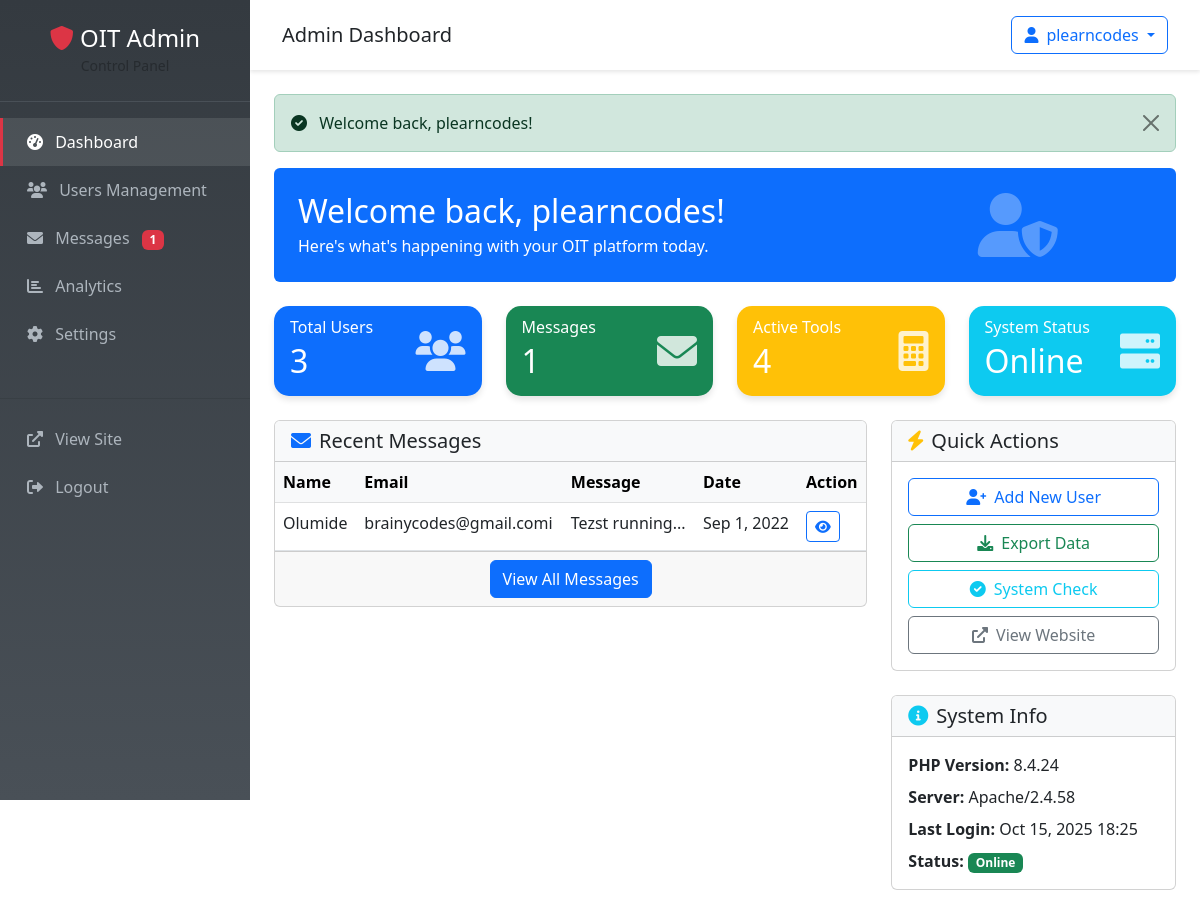
Screenshot of /admin/dashboard.php (signed in) with the database file from the repository.
### tables this page shows
CREATE TABLE `contact_us` (
  `id` int(11) NOT NULL,
  `unique_id` varchar(50) NOT NULL,
  `name` varchar(50) NOT NULL,
  `email` varchar(50) NOT NULL,
  `message` text NOT NULL,
  `date_sent` timestamp NOT NULL DEFAULT current_timestamp() ON UPDATE current_timestamp()
);

### config/database.php (called while the page is built, shortened)
<?php
function getDBConnection() {
    $connection = mysqli_connect(DB_HOST, DB_USERNAME, DB_PASSWORD, DB_NAME);
    mysqli_set_charset($connection, "utf8mb4");
    return $connection;
}
function executeQuery($query, $types = '', $params = []) {
    $connection = getDBConnection();
    $stmt = mysqli_prepare($connection, $query);
    if (!empty($types) && !empty($params)) {
        mysqli_stmt_bind_param($stmt, $types, ...$params);
    }
    $result = mysqli_stmt_execute($stmt);
    $result = mysqli_stmt_get_result($stmt);
    return $result;
}
?>

### admin/dashboard.php (the view, shortened to what this page needs)
<?php
require_once '../config/database.php';
$adminId = $_SESSION['admin_id'];
$result = executeQuery("SELECT * FROM admin WHERE user_id = ?", "s", [$adminId]);
$adminInfo = mysqli_fetch_assoc($result);
$userCount = executeQuery("SELECT COUNT(*) as count FROM users", "", []);
$userCount = $userCount ? mysqli_fetch_assoc($userCount)['count'] : 0;
$contactCount = executeQuery("SELECT COUNT(*) as count FROM contact_us", "", []);
$contactCount = $contactCount ? mysqli_fetch_assoc($contactCount)['count'] : 0;
$recentContacts = executeQuery("SELECT * FROM contact_us ORDER BY date_sent DESC LIMIT 5", "", []);
$alertMessage = '';
$alertType = '';
if (isset($_SESSION['admin_success'])) {
    $alertMessage = $_SESSION['admin_success'];
    $alertType = 'success';
}
?>
<!DOCTYPE html>
<html lang="en">
<head>
    <link href="https://cdn.jsdelivr.net/npm/bootstrap@5.3.0/dist/css/bootstrap.min.css" rel="stylesheet">
    <link href="https://cdnjs.cloudflare.com/ajax/libs/font-awesome/6.0.0/css/all.min.css" rel="stylesheet">
    <link rel="stylesheet" href="plugins/sweetalert2/sweetalert2.min.css">
    <link rel="stylesheet" href="plugins/sweetalert2-theme-bootstrap-4/bootstrap-4.min.css">
    <link rel="stylesheet" href="plugins/toastr/toastr.min.css">
    <link rel="stylesheet" href="../css/style.css">
</head>
<body>
    <nav class="admin-sidebar" id="sidebar">
        <div class="sidebar-brand text-center">
            <h4 class="text-white mb-0">
                <i class="fas fa-shield-alt text-danger"></i> OIT Admin
            </h4>
            <small class="text-muted">Control Panel</small>
        </div>
        <ul class="nav flex-column pt-3">
            <li class="nav-item">
                <a class="nav-link active" href="dashboard.php">
                    <i class="fas fa-tachometer-alt me-2"></i> Dashboard
                </a>
            </li>
            <li class="nav-item">
                <a class="nav-link" href="users.php">
                    <i class="fas fa-users me-2"></i> Users Management
                </a>
            </li>
            <li class="nav-item">
                <a class="nav-link" href="messages.php">
                    <i class="fas fa-envelope me-2"></i> Messages
                    <?php if ($contactCount > 0): ?>
                        <span class="badge bg-danger ms-2"><?= $contactCount ?></span>
                    <?php endif; ?>
                </a>
            </li>
            <li class="nav-item">
                <a class="nav-link" href="analytics.php">
                    <i class="fas fa-chart-bar me-2"></i> Analytics
                </a>
            </li>
            <li class="nav-item">
                <a class="nav-link" href="settings.php">
                    <i class="fas fa-cog me-2"></i> Settings
                </a>
            </li>
            <li class="nav-item mt-4">
                <hr class="text-muted">
                <a class="nav-link" href="../index.php" target="_blank">
                    <i class="fas fa-external-link-alt me-2"></i> View Site
                </a>
            </li>
            <li class="nav-item">
                <a class="nav-link" href="logout.php" onclick="confirmLogout(event)">
                    <i class="fas fa-sign-out-alt me-2"></i> Logout
                </a>
            </li>
        </ul>
    </nav>
    <div class="admin-content">
        <nav class="admin-navbar d-flex justify-content-between align-items-center">
            <div class="d-flex align-items-center">
                <h5 class="mb-0">Admin Dashboard</h5>
            </div>
            <div class="dropdown">
                <button class="btn btn-outline-primary dropdown-toggle" type="button" data-bs-toggle="dropdown">
                    <i class="fas fa-user me-2"></i><?= htmlspecialchars($adminInfo['username']) ?>
                </button>
            </div>
        </nav>
        <div class="container-fluid p-4">
            <?php if (!empty($alertMessage)): ?>
                <div class="alert alert-<?= $alertType ?> alert-dismissible fade show" role="alert">
                    <i class="fas fa-<?= $alertType === 'success' ? 'check-circle' : 'exclamation-triangle' ?> me-2"></i>
                    <?= htmlspecialchars($alertMessage) ?>
                    <button type="button" class="btn-close" data-bs-dismiss="alert"></button>
                </div>
            <?php endif; ?>
            <div class="row mb-4">
                <div class="col-12">
                    <div class="bg-primary text-white p-4 rounded">
                        <div class="row align-items-center">
                            <div class="col-md-8">
                                <h2 class="mb-1">Welcome back, <?= htmlspecialchars($adminInfo['username']) ?>!</h2>
                                <p class="mb-0">Here's what's happening with your OIT platform today.</p>
                            </div>
                            <div class="col-md-4 text-center">
                                <i class="fas fa-user-shield" style="font-size: 4rem; opacity: 0.3;"></i>
                            </div>
                        </div>
                    </div>
                </div>
            </div>
            <div class="row g-4 mb-4">
                <div class="col-lg-3 col-md-6">
                    <div class="card stats-card bg-primary text-white">
                        <div class="card-body">
                            <div class="d-flex justify-content-between align-items-center">
                                <div>
                                    <h6 class="card-subtitle mb-1">Total Users</h6>
                                    <h2 class="card-title mb-0"><?= $userCount ?></h2>
                                </div>
                                <i class="fas fa-users stats-icon"></i>
                            </div>
                        </div>
                    </div>
                </div>
                <div class="col-lg-3 col-md-6">
                    <div class="card stats-card bg-success text-white">
                        <div class="card-body">
                            <div class="d-flex justify-content-between align-items-center">
                                <div>
                                    <h6 class="card-subtitle mb-1">Messages</h6>
                                    <h2 class="card-title mb-0"><?= $contactCount ?></h2>
                                </div>
                                <i class="fas fa-envelope stats-icon"></i>
                            </div>
                        </div>
                    </div>
                </div>
                <div class="col-lg-3 col-md-6">
                    <div class="card stats-card bg-warning text-white">
                        <div class="card-body">
                            <div class="d-flex justify-content-between align-items-center">
                                <div>
                                    <h6 class="card-subtitle mb-1">Active Tools</h6>
                                    <h2 class="card-title mb-0">4</h2>
                                </div>
                                <i class="fas fa-calculator stats-icon"></i>
                            </div>
                        </div>
                    </div>
                </div>
                <div class="col-lg-3 col-md-6">
                    <div class="card stats-card bg-info text-white">
                        <div class="card-body">
                            <div class="d-flex justify-content-between align-items-center">
                                <div>
                                    <h6 class="card-subtitle mb-1">System Status</h6>
                                    <h2 class="card-title mb-0">Online</h2>
                                </div>
                                <i class="fas fa-server stats-icon"></i>
                            </div>
                        </div>
                    </div>
                </div>
            </div>
            <div class="row">
                <div class="col-lg-8">
                    <div class="card">
                        <div class="card-header bg-light">
                            <h5 class="mb-0"><i class="fas fa-envelope text-primary me-2"></i>Recent Messages</h5>
                        </div>
                        <div class="card-body p-0">
                            <?php if ($recentContacts && mysqli_num_rows($recentContacts) > 0): ?>
                                <div class="table-responsive">
                                    <table class="table table-hover mb-0">
                                        <thead class="table-light">
                                            <tr>
                                                <th>Name</th>
                                                <th>Email</th>
                                                <th>Message</th>
                                                <th>Date</th>
                                                <th>Action</th>
                                            </tr>
                                        </thead>
                                        <tbody>
                                            <?php while ($contact = mysqli_fetch_assoc($recentContacts)): ?>
                                                <tr>
                                                    <td><?= htmlspecialchars($contact['name']) ?></td>
                                                    <td><?= htmlspecialchars($contact['email']) ?></td>
                                                    <td><?= htmlspecialchars(substr($contact['message'], 0, 50)) ?>...</td>
                                                    <td><?= date('M j, Y', strtotime($contact['date_sent'])) ?></td>
                                                    <td>
                                                        <button class="btn btn-sm btn-outline-primary" onclick="viewMessage('<?= $contact['unique_id'] ?>')">
                                                            <i class="fas fa-eye"></i>
                                                        </button>
                                                    </td>
                                                </tr>
                                            <?php endwhile; ?>
                                        </tbody>
                                    </table>
                                </div>
                            <?php endif; ?>
                        </div>
                        <div class="card-footer text-center">
                            <a href="messages.php" class="btn btn-primary">View All Messages</a>
                        </div>
                    </div>
                </div>
                <div class="col-lg-4">
                    <div class="row g-4">
                        <div class="col-12">
                            <div class="card">
                                <div class="card-header bg-light">
                                    <h5 class="mb-0"><i class="fas fa-bolt text-warning me-2"></i>Quick Actions</h5>
                                </div>
                                <div class="card-body">
                                    <div class="d-grid gap-2">
                                        <button class="btn btn-outline-primary" onclick="showAddUserModal()">
                                            <i class="fas fa-user-plus me-2"></i>Add New User
                                        </button>
                                        <button class="btn btn-outline-success" onclick="exportData()">
                                            <i class="fas fa-download me-2"></i>Export Data
                                        </button>
                                        <button class="btn btn-outline-info" onclick="systemCheck()">
                                            <i class="fas fa-check-circle me-2"></i>System Check
                                        </button>
                                        <a href="../index.php" target="_blank" class="btn btn-outline-secondary">
                                            <i class="fas fa-external-link-alt me-2"></i>View Website
                                        </a>
                                    </div>
                                </div>
                            </div>
                        </div>
                        <div class="col-12">
                            <div class="card">
                                <div class="card-header bg-light">
                                    <h5 class="mb-0"><i class="fas fa-info-circle text-info me-2"></i>System Info</h5>
                                </div>
                                <div class="card-body">
                                    <ul class="list-unstyled mb-0">
                                        <li class="mb-2">
                                            <strong>PHP Version:</strong> <?= phpversion() ?>
                                        </li>
                                        <li class="mb-2">
                                            <strong>Server:</strong> <?= $_SERVER['SERVER_SOFTWARE'] ?? 'Unknown' ?>
                                        </li>
                                        <li class="mb-2">
                                            <strong>Last Login:</strong> <?= date('M j, Y H:i', $_SESSION['admin_login_time']) ?>
                                        </li>
                                        <li>
                                            <strong>Status:</strong> <span class="badge bg-success">Online</span>
                                        </li>
                                    </ul>
                                </div>
                            </div>
                        </div>
                    </div>
                </div>
            </div>
        </div>
    </div>
</body>
</html>

### admin/dashboard.php (style rules this page uses)
.admin-sidebar { background: linear-gradient(180deg, #343a40 0%, #495057 100%); min-height: 100vh; position: fixed; top: 0; left: 0; width: 250px; z-index: 1000; transition: all 0.3s ease; }
.admin-content { margin-left: 250px; transition: all 0.3s ease; }
.sidebar-brand { padding: 1.5rem; border-bottom: 1px solid #495057; }
.nav-link { color: #adb5bd !important; padding: 0.75rem 1.5rem; border-left: 3px solid transparent; transition: all 0.3s ease; }
.nav-link:hover, .nav-link.active { color: #fff !important; background: rgba(255,255,255,0.1); border-left-color: #dc3545; }
.stats-card { border: none; border-radius: 15px; box-shadow: 0 4px 6px rgba(0, 0, 0, 0.1); transition: transform 0.3s ease; }
.stats-icon { font-size: 2.5rem; opacity: 0.8; }
.admin-navbar { background: #fff; box-shadow: 0 2px 4px rgba(0,0,0,0.1); padding: 1rem 2rem; }

### rows the page displays
contact_us: name "Olumide", email "brainycodes@gmail.comi", message "Tezst running", date_sent "Sep 1, 2022"

### other values shown
$contactCount "1"
$adminInfo['username'] "plearncodes"
$alertMessage "Welcome back, plearncodes!"
$userCount "3"
phpversion() "8.4.24"
$_SERVER['SERVER_SOFTWARE'] "Apache/2.4.58"
date('M j, Y H:i', $_SESSION['admin_login_time']) "Oct 15, 2025 18:25"
